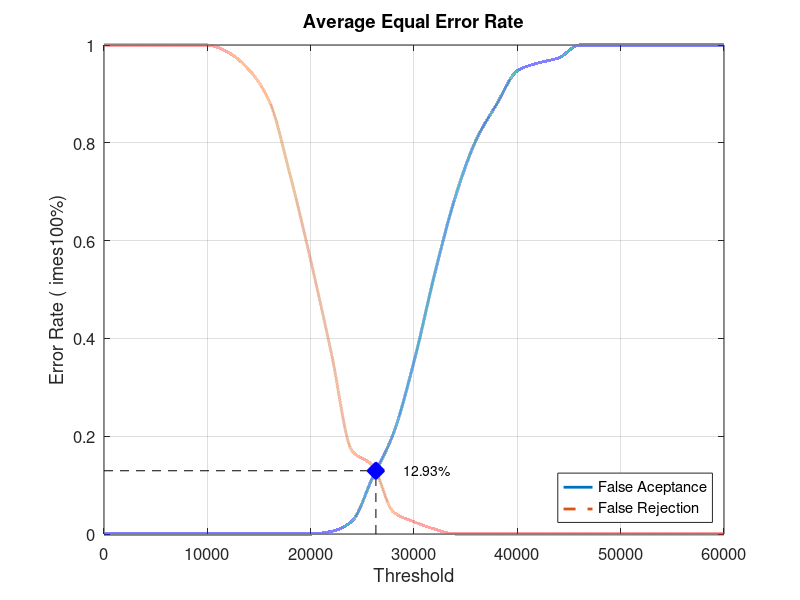
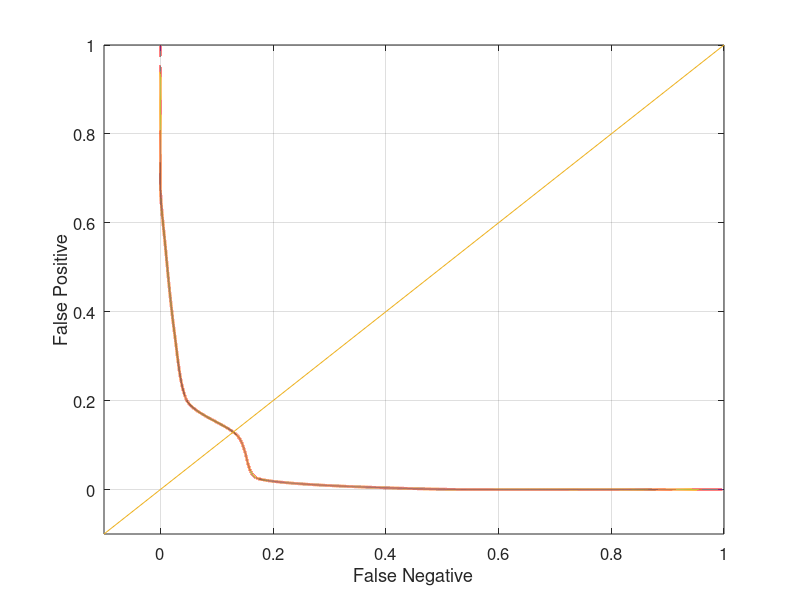

Recreate these plots in MATLAB, in order.
close all;
clear;
clc;
x = 0:2000:60000;
xq = 0:0.5:60000;

y0 = [0 0 0 0 0 0 0 0 0 0 0 0.00526316 0.0263158 0.115789 0.205263 0.352632 0.531579 0.689474 0.805263 0.878947 0.947368 0.963158 0.973684 1 1 1 1 1 1 1 1]
yy0 = interp1(x, y0, xq, 'pchip');
y1 = [1 1 1 1 1 1 0.985 0.95 0.885 0.735 0.56 0.37 0.17 0.14 0.045 0.025 0.01 0 0 0 0 0 0 0 0 0 0 0 0 0 0]
yy1 = interp1(x, y1, xq, 'pchip');

% Calculating EER: 
y2 = abs(y0 - y1);
find(y2 == min(y2))
yy2 = abs(yy0 - yy1);
xEER = find(yy2 == min(yy2));
xEERIndex = xq(xEER) % X-axis EER
yEER = yy0(xEER) % Y-axis EER

main = figure
plot(xq, yy0,'-','LineWidth', 2);	hold on
plot(xq, yy1,'--','LineWidth', 2);	hold on
plot([xEERIndex xEERIndex], [0 yEER], 'k--');	hold on
plot([0 xEERIndex], [yEER yEER], 'k--');	hold on
plot(xEERIndex, yEER, 'bx', 'LineWidth', 10);	hold on
text(xEERIndex + 10 * xEERIndex / 100, yEER, [num2str(round((10000 * yEER)) / 100) '%'])
legend('False Aceptance', 'False Rejection', 'Location', 'SouthEast')
xlabel('Threshold')
ylabel('Error Rate (	imes100%)')
title('Average Equal Error Rate')
set(gca, 'FontSize', 12)
axis([0 60000 0 1])
grid on

print(main, 'Database4_3Main', '-dpng');
FNRxFPR = figure('Color', [1 1 1]);
plot(yy1, yy0, '-', yy1, yy0, 'LineWidth', 2);
hold on
y = -0.1:0.1:1
plot(y, y); 
set(gca, 'FontSize', 12)
xlabel('False Negative')
ylabel('False Positive')
axis([-0.1 1 -0.1 1])
set(gca, 'FontSize', 12)
grid on

print(FNRxFPR, 'Database4_3FNRxFPR','-dpng');
